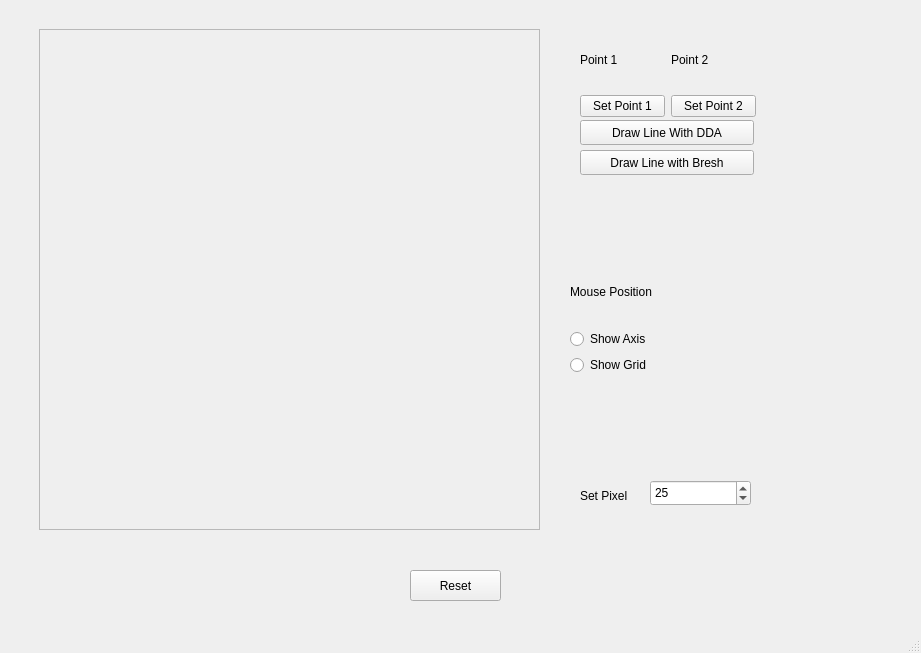
<?xml version="1.0" encoding="UTF-8"?>
<ui version="4.0">
 <class>MainWindow</class>
 <widget class="QMainWindow" name="MainWindow">
  <property name="geometry">
   <rect>
    <x>0</x>
    <y>0</y>
    <width>921</width>
    <height>653</height>
   </rect>
  </property>
  <property name="windowTitle">
   <string>MainWindow</string>
  </property>
  <widget class="QWidget" name="centralwidget">
   <widget class="frame_widget" name="frame">
    <property name="geometry">
     <rect>
      <x>39</x>
      <y>29</y>
      <width>501</width>
      <height>501</height>
     </rect>
    </property>
    <property name="frameShape">
     <enum>QFrame::StyledPanel</enum>
    </property>
    <property name="frameShadow">
     <enum>QFrame::Raised</enum>
    </property>
   </widget>
   <widget class="QWidget" name="layoutWidget">
    <property name="geometry">
     <rect>
      <x>570</x>
      <y>260</y>
      <width>191</width>
      <height>115</height>
     </rect>
    </property>
    <layout class="QVBoxLayout" name="verticalLayout_2">
     <item>
      <layout class="QHBoxLayout" name="horizontalLayout_2">
       <item>
        <widget class="QLabel" name="button">
         <property name="text">
          <string>Mouse Position</string>
         </property>
        </widget>
       </item>
      </layout>
     </item>
     <item>
      <layout class="QVBoxLayout" name="verticalLayout">
       <item>
        <widget class="QRadioButton" name="radioButton">
         <property name="text">
          <string>Show Axis</string>
         </property>
         <property name="autoExclusive">
          <bool>false</bool>
         </property>
        </widget>
       </item>
       <item>
        <widget class="QRadioButton" name="radioButton_2">
         <property name="text">
          <string>Show Grid</string>
         </property>
         <property name="autoExclusive">
          <bool>false</bool>
         </property>
        </widget>
       </item>
      </layout>
     </item>
    </layout>
   </widget>
   <widget class="QWidget" name="layoutWidget">
    <property name="geometry">
     <rect>
      <x>580</x>
      <y>30</y>
      <width>176</width>
      <height>87</height>
     </rect>
    </property>
    <layout class="QVBoxLayout" name="verticalLayout_5">
     <item>
      <layout class="QVBoxLayout" name="verticalLayout_3">
       <item>
        <layout class="QHBoxLayout" name="horizontalLayout_4">
         <item>
          <widget class="QLabel" name="label_1">
           <property name="text">
            <string>Point 1</string>
           </property>
          </widget>
         </item>
         <item>
          <widget class="QLabel" name="label_2">
           <property name="text">
            <string>Point 2</string>
           </property>
          </widget>
         </item>
        </layout>
       </item>
       <item>
        <layout class="QHBoxLayout" name="horizontalLayout_5">
         <item>
          <widget class="QPushButton" name="pushButton_2">
           <property name="text">
            <string>Set Point 1</string>
           </property>
          </widget>
         </item>
         <item>
          <widget class="QPushButton" name="pushButton">
           <property name="text">
            <string>Set Point 2</string>
           </property>
          </widget>
         </item>
        </layout>
       </item>
      </layout>
     </item>
    </layout>
   </widget>
   <widget class="QPushButton" name="pushButton_4">
    <property name="geometry">
     <rect>
      <x>410</x>
      <y>570</y>
      <width>91</width>
      <height>31</height>
     </rect>
    </property>
    <property name="text">
     <string>Reset</string>
    </property>
   </widget>
   <widget class="QPushButton" name="pushButton_5">
    <property name="geometry">
     <rect>
      <x>580</x>
      <y>150</y>
      <width>174</width>
      <height>25</height>
     </rect>
    </property>
    <property name="text">
     <string>Draw Line with Bresh</string>
    </property>
   </widget>
   <widget class="QPushButton" name="pushButton_3">
    <property name="geometry">
     <rect>
      <x>580</x>
      <y>120</y>
      <width>174</width>
      <height>25</height>
     </rect>
    </property>
    <property name="text">
     <string>Draw Line With DDA</string>
    </property>
   </widget>
   <widget class="QLabel" name="label">
    <property name="geometry">
     <rect>
      <x>580</x>
      <y>470</y>
      <width>91</width>
      <height>51</height>
     </rect>
    </property>
    <property name="text">
     <string>Set Pixel</string>
    </property>
   </widget>
   <widget class="QSpinBox" name="spinBox">
    <property name="geometry">
     <rect>
      <x>650</x>
      <y>480</y>
      <width>101</width>
      <height>26</height>
     </rect>
    </property>
    <property name="maximum">
     <number>150</number>
    </property>
    <property name="value">
     <number>25</number>
    </property>
   </widget>
   <widget class="QWidget" name="">
    <property name="geometry">
     <rect>
      <x>570</x>
      <y>460</y>
      <width>189</width>
      <height>53</height>
     </rect>
    </property>
    <layout class="QHBoxLayout" name="horizontalLayout_3"/>
   </widget>
   <widget class="QLabel" name="coord">
    <property name="geometry">
     <rect>
      <x>690</x>
      <y>280</y>
      <width>71</width>
      <height>22</height>
     </rect>
    </property>
    <property name="text">
     <string/>
    </property>
   </widget>
  </widget>
  <widget class="QStatusBar" name="statusbar"/>
  <action name="actionCreate_New">
   <property name="text">
    <string>Create New</string>
   </property>
  </action>
 </widget>
 <customwidgets>
  <customwidget>
   <class>frame_widget</class>
   <extends>QFrame</extends>
   <header>frame_widget.h</header>
   <container>1</container>
  </customwidget>
 </customwidgets>
 <resources/>
 <connections/>
</ui>
